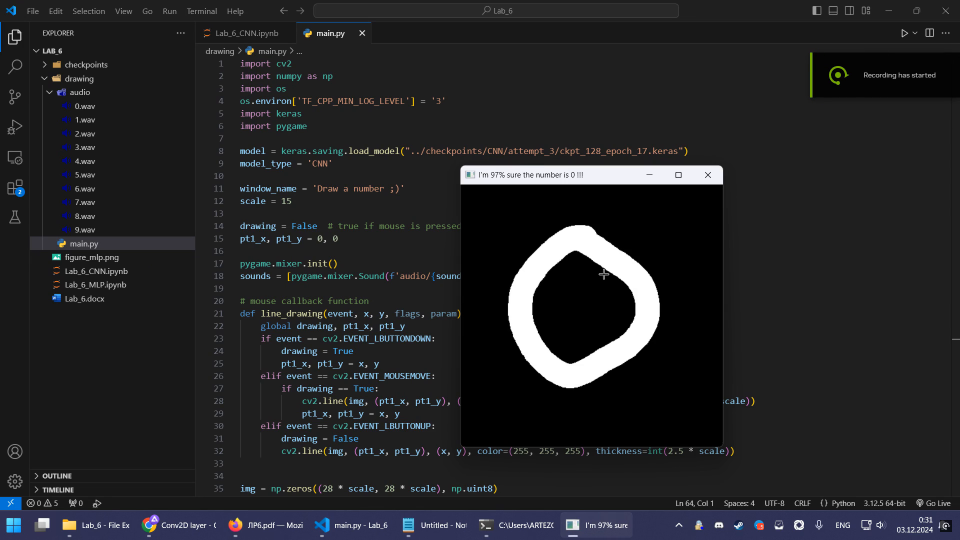
#> input picture frame 171 of Lab_6/Desktop 2024.12.03 - 00.31.20.05.mp4, 1920 x 1080 px, given in place of Lab_5_main_video.mov, which was not available (shown at 1/2 size)
$ python Lab_5.py
#> lines starting #> are read from the running program, lines starting #| are printed output that depends on the picture
import cv2
import numpy as np


def frame_preprocess(frame: np.ndarray, blur_kernel_size: int):
    frame = cv2.cvtColor(frame, cv2.COLOR_BGR2GRAY)
    frame = cv2.GaussianBlur(frame, (blur_kernel_size, blur_kernel_size), 0)
    return frame


def motion_detection(path: str, blur_kernel_size: int, thresh: float, min_area: float, write: bool):
#> called with path = '../../Video/Lab_5_main_video.mov', blur_kernel_size = 7, thresh = 32, min_area = 10, write = True
    video = cv2.VideoCapture(path)
    w = int(video.get(cv2.CAP_PROP_FRAME_WIDTH))
    h = int(video.get(cv2.CAP_PROP_FRAME_HEIGHT))
    fps = int(video.get(cv2.CAP_PROP_FPS))
    fourcc = cv2.VideoWriter.fourcc(*'mp4v')

    ok, frame_prev = video.read()
#> frame_prev is the input picture: shape (1080, 1920, 3); mean B, G, R 39, 36.9, 36.2
    if not ok:
        print("Не удалось открыть видеопоток")
        exit(1)
    frame_prev = frame_preprocess(frame_prev, blur_kernel_size)
#> in frame_preprocess, `frame = cv2.cvtColor(frame, cv2.COLOR_BGR2GRAY)`:
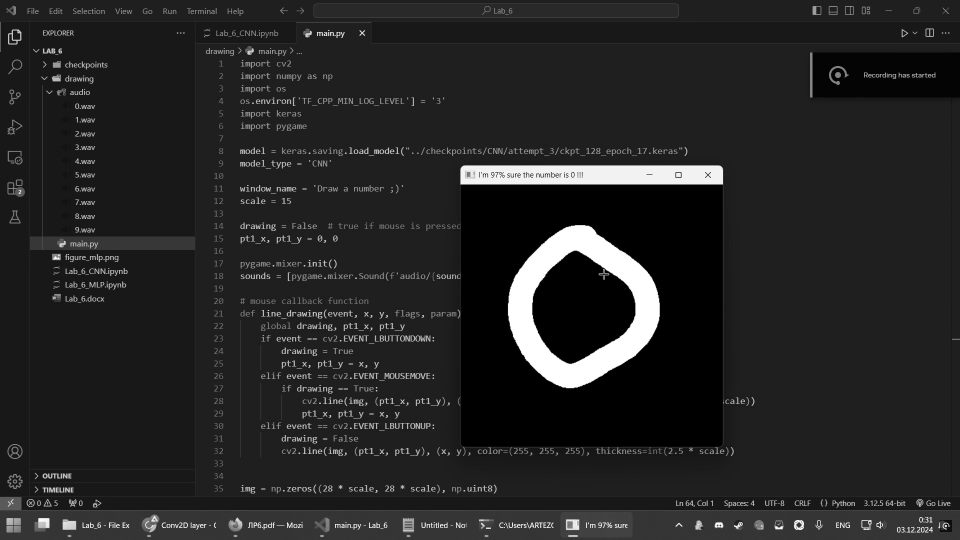
#> frame: shape (1080, 1920) (shown at 1/2 size); min 0, max 255, mean 36.9
    if write:
        video_writer = cv2.VideoWriter(f"Lab_5_output_{blur_kernel_size}_{thresh}_{min_area}.mp4", fourcc, fps, (w, h))
    else:
        video_writer = None
    while True:
        ok, frame_raw = video.read()
        if not ok or cv2.waitKey(1) & 0xFF == 27:
#> (key Esc is pressed here)
            break

        frame = frame_preprocess(frame_raw, blur_kernel_size)
        frame_diff = cv2.absdiff(frame_prev, frame)
        ret, frame_threshold = cv2.threshold(frame_diff, thresh, 255, cv2.THRESH_BINARY)
        contours, hierarchy = cv2.findContours(frame_threshold, cv2.RETR_EXTERNAL, cv2.CHAIN_APPROX_SIMPLE)
        has_motion = False
        for cnt in contours:
            area = cv2.contourArea(cnt)
            if area >= min_area:
                has_motion = True
                break

        if has_motion:
            print('Motion detected')
            cv2.putText(frame_threshold, 'Motion detected', (10, 35), cv2.FONT_HERSHEY_SIMPLEX, 1, (100, 255, 100), 2, cv2.LINE_AA)
            if write:
                video_writer.write(frame_raw)
        cv2.imshow('video', frame_threshold)
        frame_prev = frame

    video.release()
    if write:
        video_writer.release()
    cv2.destroyAllWindows()


if __name__ == '__main__':
    path = '../../Video/Lab_5_main_video.mov'
    write = True

    motion_detection(path, 7, 32, 10, write)

$ run again, starting later in the video
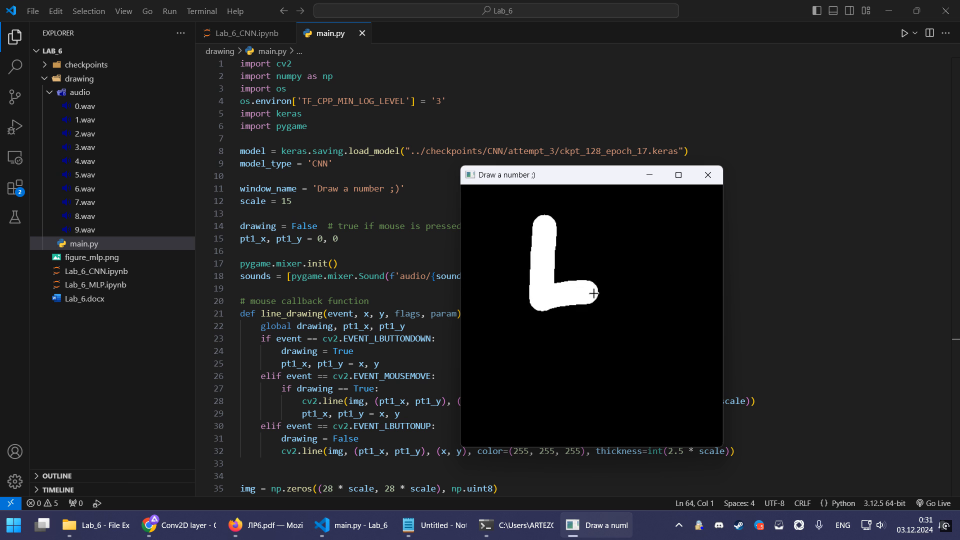
#> input picture frame 773 of Lab_6/Desktop 2024.12.03 - 00.31.20.05.mp4, 1920 x 1080 px, given in place of Lab_5_main_video.mov, which was not available (shown at 1/2 size)
#> in motion_detection, frame_prev is the input picture: shape (1080, 1920, 3); mean B, G, R 36.1, 34, 33.2
#> in frame_preprocess, `frame = cv2.cvtColor(frame, cv2.COLOR_BGR2GRAY)`:
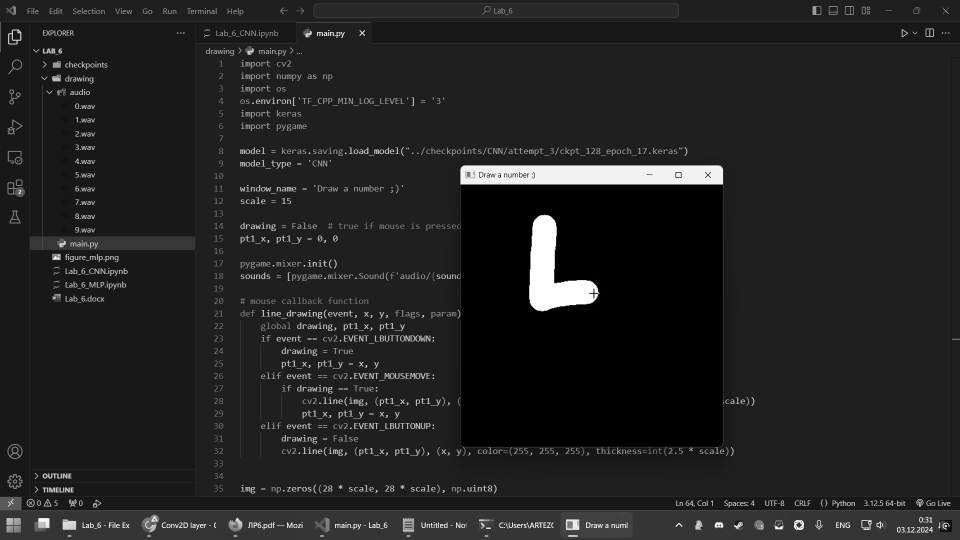
#> frame: shape (1080, 1920) (shown at 1/2 size); min 0, max 255, mean 34

$ run again, starting later in the video
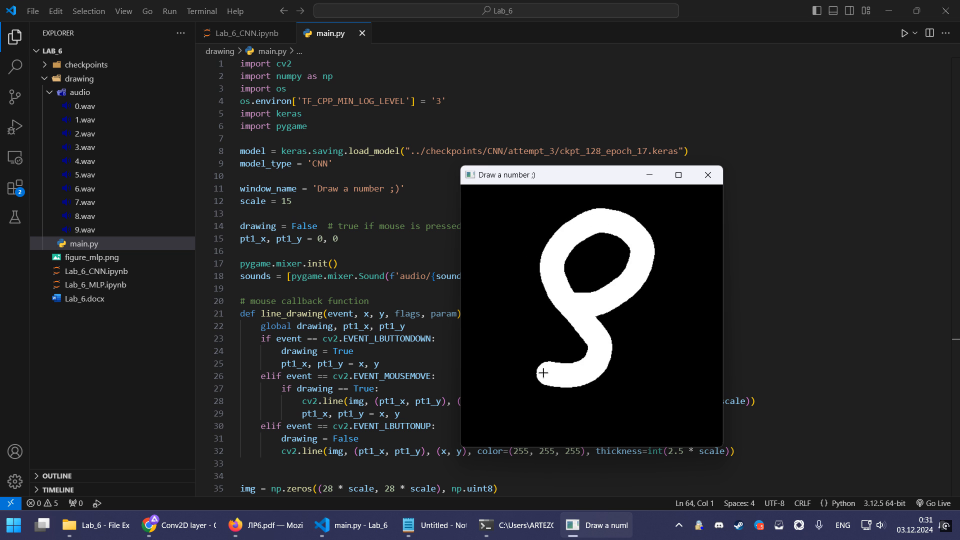
#> input picture frame 1375 of Lab_6/Desktop 2024.12.03 - 00.31.20.05.mp4, 1920 x 1080 px, given in place of Lab_5_main_video.mov, which was not available (shown at 1/2 size)
#> in motion_detection, frame_prev is the input picture: shape (1080, 1920, 3); mean B, G, R 39.2, 37, 36.3
#> in frame_preprocess, `frame = cv2.cvtColor(frame, cv2.COLOR_BGR2GRAY)`:
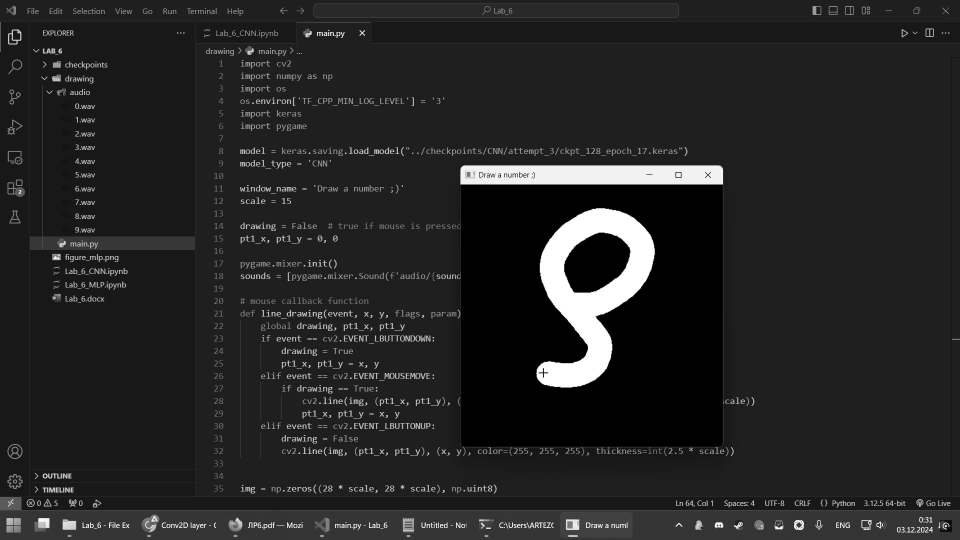
#> frame: shape (1080, 1920) (shown at 1/2 size); min 0, max 255, mean 37
